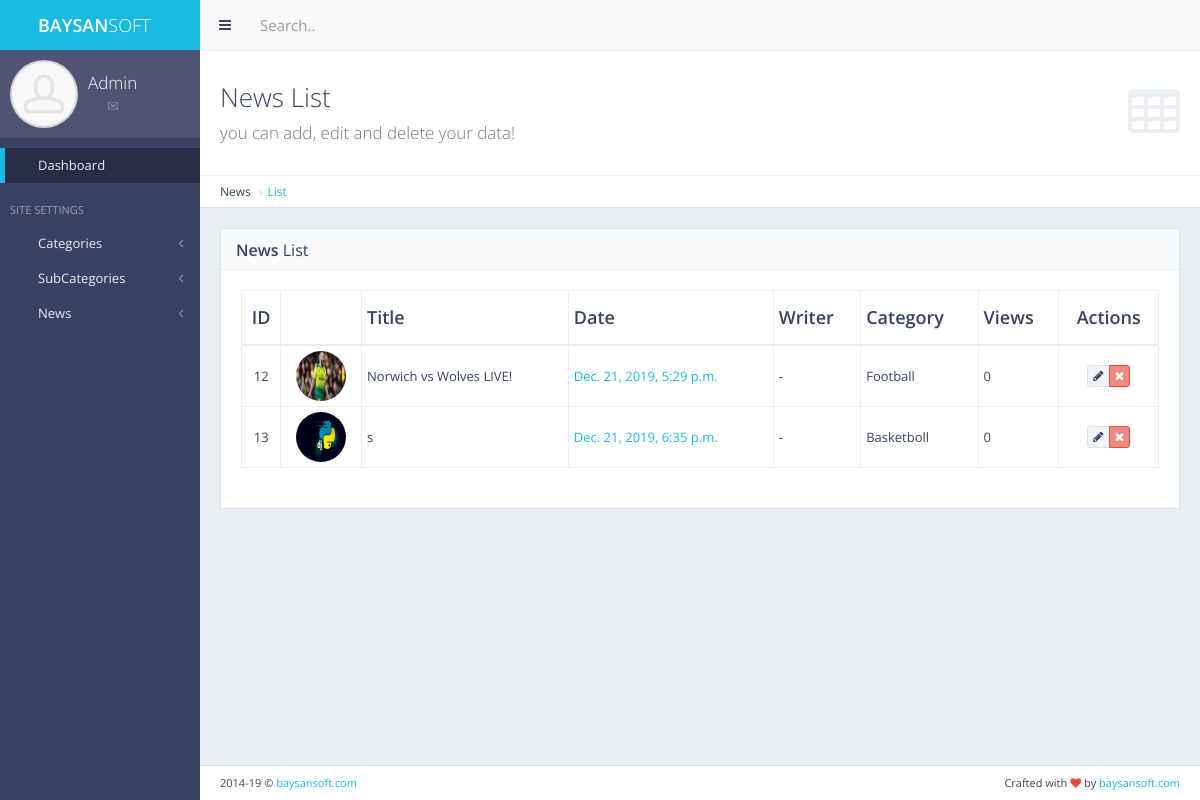
The app's page /panel/news/list, older data.
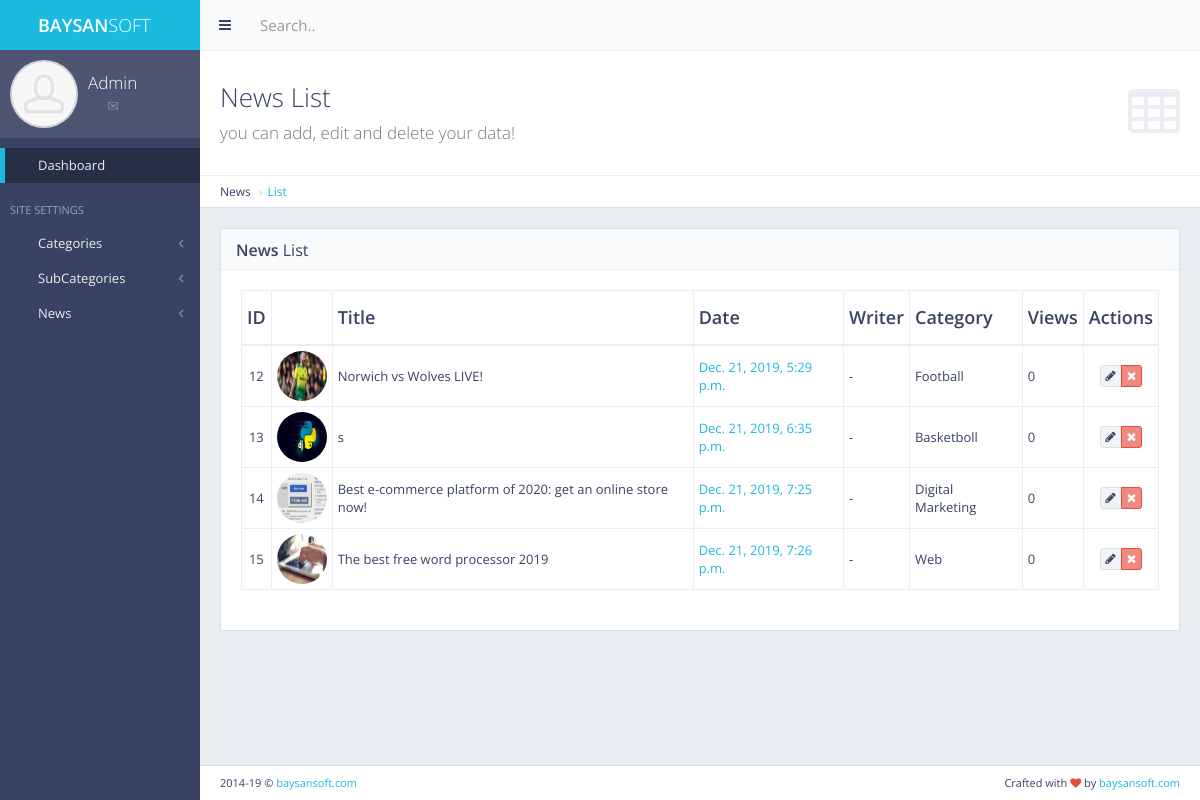
The same page, newer data.
### news/models.py (models this page shows, shortened)
class News(models.Model):
    name = models.CharField(max_length=255)
    short_txt = models.TextField()
    body_txt = models.TextField()
    date = models.DateTimeField(auto_now_add=True)
    pic_name = models.TextField()
    pic_url = models.TextField(default='-')
    writer = models.CharField(max_length=50)
    category_name = models.CharField(max_length=255, default='-')
    category_id = models.IntegerField(default=0)
    show = models.IntegerField(default=0)
    class Meta:
        verbose_name = 'News'
        verbose_name_plural = 'News'

### panel/views.py (the view)
# urls.py: path('news/list', views.news_list, name='news_list'),
def news_list(request):
    news_list = News.objects.all()
    context = {
        'news_list': news_list,
    }
    return render(request, 'back/news_list.html', context=context)

### category/context_processor.py (called while the page is built)
def footer_categories(request):  # template'a direkt veri yolluyor
    footer_categories = Category.objects.all()
    return dict(
        footer_categories=footer_categories)  # footer_categories diyerek direkt template'den çağırabiliriz. Sözlük olarak döndürür.

### main/templates/back/news_list.html (shortened to what this page needs)
{% extends 'back/layout.html' %}
{% load static %}
{% block body %}
    <div class="content-header">
        <div class="header-section">
            <h1>
                <i class="fa fa-table"></i>News List<br><small>you can add, edit and delete your data!</small>
            </h1>
        </div>
    </div>
    <ul class="breadcrumb breadcrumb-top">
        <li>News</li>
        <li><a href="{% url 'panel:news_list' %}">List</a></li>
    </ul>
    <div class="block full">
        <div class="block-title">
            <h2><strong>News</strong> List</h2>
        </div>
        <div class="table-responsive">
            <table id="example-datatable" class="table table-vcenter table-condensed table-bordered">
                <thead>
                <tr>
                    <th class="text-center">ID</th>
                    <th class="text-center"><i class="gi gi-picture"></i></th>
                    <th>Title</th>
                    <th>Date</th>
                    <th>Writer</th>
                    <th>Category</th>
                    <th>Views</th>
                    <th class="text-center">Actions</th>
                </tr>
                </thead>
                <tbody>
                {% for news in news_list %}
                    <tr>
                        <td class="text-center">{{ news.id }}</td>
                        <td class="text-center"><img src="{{ news.pic_url }}"
                                                     alt="avatar"
                                                     class="img-circle"
                                                     style="display: inline-block; width: 50px; height: 50px;"></td>
                        <td>{{ news.name }}</td>
                        <td><a href="javascript:void(0)">{{ news.date }}</a></td>
                        <td>{{ news.writer }}</td>
                        <td>{{ news.category_name }}</td>
                        <td>{{ news.show }}</td>
                        <td class="text-center">
                            <div class="btn-group">
                                <a href="{% url 'panel:news_edit' pk=news.pk %}" data-toggle="tooltip" title="Edit"
                                   class="btn btn-xs btn-default"><i class="fa fa-pencil"></i></a>
                                <a href="{% url 'panel:news_delete' pk=news.pk %}" data-toggle="tooltip" title="Delete"
                                   class="btn btn-xs btn-danger"><i class="fa fa-times"></i></a>
                            </div>
                        </td>
                    </tr>
                {% endfor %}
                </tbody>
            </table>
        </div>
    </div>
{% endblock body %}

Row changes from the older to the newer data that the page shows:
added News: id "14", pic_url (picture), name "Best e-commerce platform of 2020: get an online store now!", date "Dec. 21, 2019, 7:25 p.m.", writer "-", category_name "Digital Marketing", show "0"
added News: id "15", pic_url (picture), name "The best free word processor 2019", date "Dec. 21, 2019, 7:26 p.m.", writer "-", category_name "Web", show "0"
